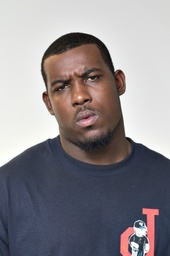
#> input picture images/guy.jpg, 170 x 256 px, shrunk from 466 x 700 before the run; its folder holds only this picture in this run
$ python testing_framework.py
#> lines starting #> are read from the running program, lines starting #| are printed output that depends on the picture; after the words box and inside, x2 and y2 are one past the last pixel; in counts of white or black regions, pixels touching at a corner belong together
### helpers.py
import cv2, numpy as np

# output is list of detections by given classifier
def detect(img, classifier, scale_factor, min_neighbors):
    detection_list = classifier.detectMultiScale(img, scaleFactor=scale_factor, minNeighbors=min_neighbors)
    return detection_list


# return numpy array in size of image, where 0 -> ear was not detected, 1 -> ear was detected
def set_detections(img, detections):
    image_detections = np.zeros((len(img), len(img[0])), dtype=bool)
    for detection in detections:
        starting_index_x = detection[0]
        starting_index_y = detection[1]
        object_width = detection[2]
        object_height = detection[3]
        for i in range(starting_index_x, starting_index_x + object_width):
            for j in range(starting_index_y, starting_index_y + object_height):
                if i < len(img) and j < len(img[0]):
                    image_detections[i][j] = True
    return image_detections

### iou_calculator.py
import numpy as np


# inspired by https://stackoverflow.com/questions/49338166/python-intersection-over-union
# array1 and array2: 0 -> ear not detected there, 1 -> ear detected there
def ioc_calculator(array1, array2):
    overlap = array1 * array2 # AND
    union = array1 + array2 # OR
    return overlap.sum()/float(union.sum())

### testing_framework.py
import cv2, sys, os, time, numpy as np
from iou_calculator import ioc_calculator
from helpers import detect, set_detections

classifier_left = cv2.CascadeClassifier("cascades/haarcascade_leftear_otsedom.xml")
classifier_right = cv2.CascadeClassifier("cascades/haarcascade_leftear_otsedom.xml")
image_paths = os.listdir("images")
number_of_inputs = float(len(image_paths))
results_file = open("results.txt", "a")
results_file.write("RESULTS FOR: otsedom (2 cascades, one for each ear) \n")

# parameters for detections
scale_factors = [1.1,1.2,1.3,1.4,1.5]
min_neighbors = [3,4,5,6]

for scale_factor in scale_factors:
    for min_neighbor in min_neighbors:
        average_ioc = 0.0
        average_number_of_detections = 0.0
        start = time.time()
        for image_path in image_paths:
            # read image and get detections
            img = cv2.imread(f"images/{image_path}")
#> img is the input picture: shape (256, 170, 3); mean B, G, R 141.2, 136.6, 141.1
            detections_left = detect(img, classifier_left, scale_factor, min_neighbor)
#> in detect, `detection_list = classifier.detectMultiScale(img, scaleFactor=scale_fa..`: detection_list = ()
#> detections_left = ()
            detections_right = detect(img, classifier_right, scale_factor, min_neighbor)
#> detections_right = ()
            # merge detections since we use more cascades
            detections = np.concatenate((detections_left, detections_right))
#> detections = empty array

            # initialize img arrays for IOU calculation
            image_annotation = np.zeros((len(img), len(img[0])), dtype=bool)
#> image_annotation: shape (256, 170) bool; every value is 0

            # prepare image annotation
            annotation = cv2.imread(f"image_annot/{image_path}")
            for i in range(0, len(annotation)):
                for j in range(0, len(annotation[0])):
                    if annotation[i][j][0] > 0:
                        image_annotation[i][j] = True
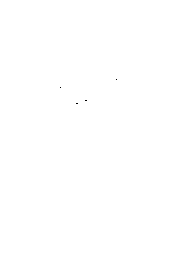
#> image_annotation: shape (256, 170) bool; 100% white; black in thin lines or dots, all inside (x1, y1, x2, y2) = (60, 79, 117, 104)

            # set true in image where ear was detected
            image_detections = set_detections(img, detections)

            ioc = ioc_calculator(image_annotation, image_detections)
#> ioc = 0
            average_ioc += ioc
#> average_ioc = 0
            average_number_of_detections += float(len(detections))
#> average_number_of_detections = 0

        average_ioc = round(average_ioc / number_of_inputs, 3)
        average_number_of_detections = round(average_number_of_detections / number_of_inputs, 3)
        end = time.time()
        print(f"Finished {scale_factor}, {min_neighbor}.")
        results_file.write(f"Scale Factor: {scale_factor}, Min neighbors: {min_neighbor}, Average IOC: {average_ioc}, Average number of detections: {average_number_of_detections}, Time Elapsed: {round(end - start, 2)}\n")
    results_file.write("\n")
results_file.close()
